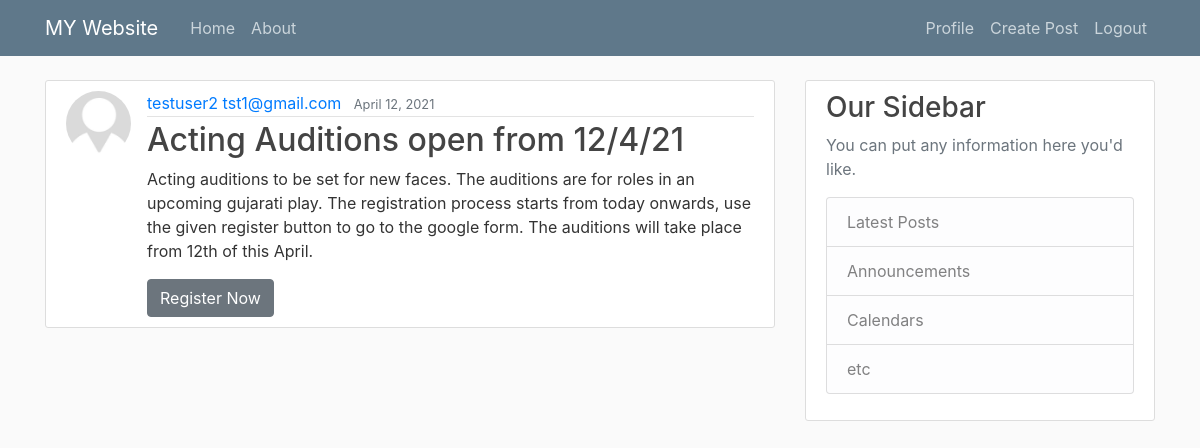
Page / (signed in) on the committed database.
### blog/models.py (models this page shows, shortened)
class Post(models.Model):
	title = models.CharField(max_length=100)
	content = models.TextField()
	author = models.ForeignKey(User, on_delete= models.CASCADE ) 	#ForeignKey function is to have a foreignkey from other tables
	date_posted = models.DateTimeField(default=timezone.now)
	activity = models.ForeignKey(Activities, null=True, on_delete= models.SET_NULL)
	register_url = models.URLField(max_length = 300, null=True)

### users/models.py (models this page shows, shortened)
class User(AbstractBaseUser):
	email = models.EmailField(verbose_name="email", max_length=60)
	username = models.CharField(max_length=60, unique=True)
	date_of_birth = models.DateField(verbose_name= "Date Of Birth")
	medical_history = models.TextField(null=True)
	activities = models.ForeignKey(Activities, null=True, on_delete= models.SET_NULL)
	is_active = models.BooleanField(default=True)
	staff = models.BooleanField(default=False)
	admin = models.BooleanField(default=False)
	USERNAME_FIELD = 'username'
	REQUIRED_FIELDS = [ 'email', 'date_of_birth']
	objects = UserManager()
	def __str__(self):
		return self.username + " " + self.email

class Profile(models.Model):
	user = models.OneToOneField(User, on_delete= models.CASCADE)
	image = models.ImageField(default = 'default.jpg', upload_to = 'profile_dir')

### blog/views.py (the view)
# urls.py: path('', PostListView.as_view(), name='blog-home'),
class PostListView(LoginRequiredMixin, ListView):
	model = Post
	template_name = 'blog/home.html'
	context_object_name = 'posts'
	ordering = ['-date_posted']
	paginate_by = 5

### blog/templates/blog/home.html (shortened to what this page needs)
{% extends 'blog/base.html' %}
{% block content %}
	{% for post in posts%}
		{% if post.activity == user.activities %}
			<article class="media content-section">
			  <img  class= "rounded-circle article-img" src=" {{ post.author.profile.image.url }} ">
			  <div class="media-body">
			    <div class="article-metadata">
			      <a class="mr-2" href="{% url 'user-posts' post.author.username %}">{{ post.author }}</a>
			      <small class="text-muted">{{ post.date_posted | date:"F d, Y"}}</small>
			    </div>
			    <h2><a class="article-title" href="{% url 'post-detail' post.id %}">{{ post.title }}</a></h2>
			    <p class="article-content">{{ post.content }}</p>
			    {% if post.register_url%}
			    	<a class=" btn btn-secondary" href="{{ post.register_url }}"> Register Now </a>
			    {% else %}
			    	<a class=" btn btn-secondary" href="#"> Register Now </a>
			    {% endif%}
			  </div>
			</article>
		{% endif %}
	{% endfor %}
{% endblock content %}

### blog/static/blog/main.css (style rules this page uses)
body { background: #fafafa; color: #333333; margin-top: 5rem; }
h1, h2, h3, h4, h5, h6 { color: #444444; }
.content-section { background: #ffffff; padding: 10px 20px; border: 1px solid #dddddd; border-radius: 3px; margin-bottom: 20px; }
.article-title { color: #444444; }
.article-content { white-space: pre-line; }
.article-img { height: 65px; width: 65px; margin-right: 16px; }
.article-metadata { padding-bottom: 1px; margin-bottom: 4px; border-bottom: 1px solid #e3e3e3 }

### rows in the picture
Post: author.profile.image (placeholder picture), author "testuser2 tst1@gmail.com", date_posted "April 12, 2021", title "Acting Auditions open from 12/4/21", content "Acting auditions to be set for new faces. The auditions are for roles in an upcoming gujarati play. The registration process starts from today onwards, use the given register button to go to the google form. The auditions will take place from 12th of this April."
